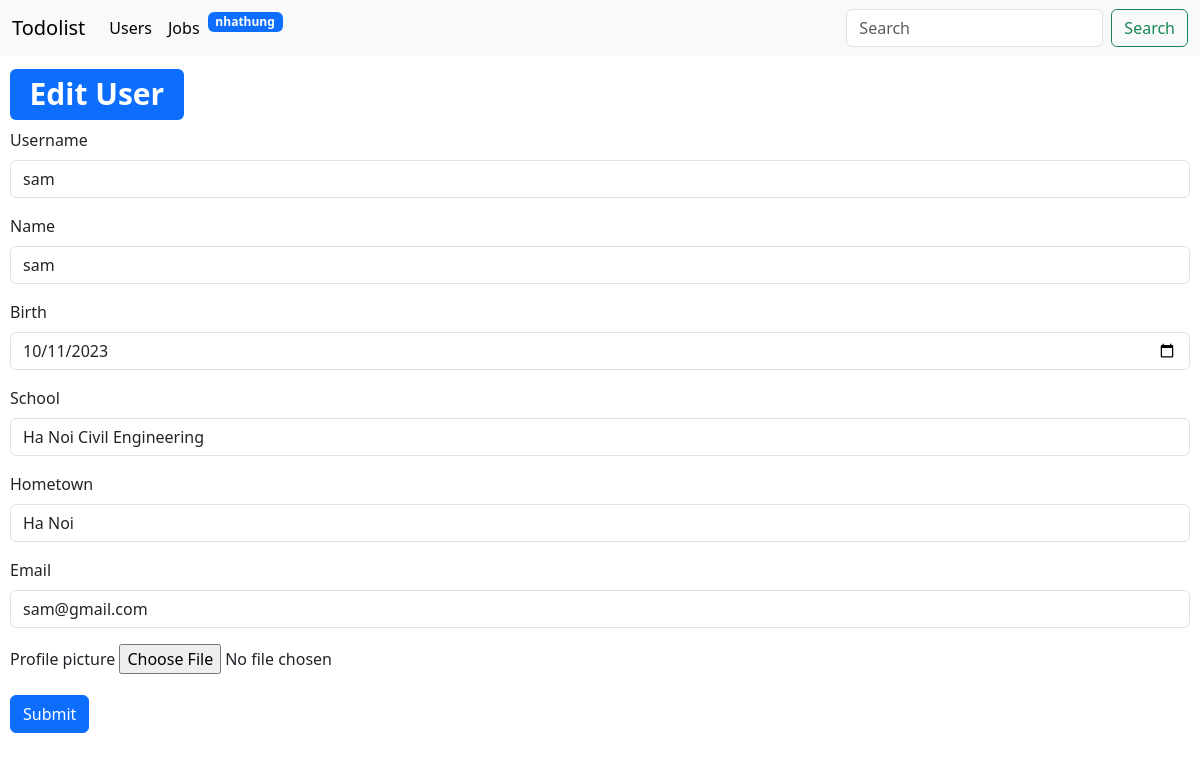
Page /users/edit/2 (signed in) on the committed database.
### home/models.py (models this page shows, shortened)
class User(AbstractUser):
    name = models.CharField(max_length=200, null=False, blank=False)
    birth = models.DateField(blank=True,null=True)
    school = models.CharField(blank=True,null=True, max_length=150)
    hometown = models.CharField(blank=True,null=True, max_length=150)
    email = models.EmailField(null=False, blank=False, unique=True)
    profile_picture = models.ImageField(null=True, blank=True, default='avatar.svg')

### home/views.py (the view, shortened to what this page needs)
# urls.py: path('users/edit/<str:pk>', views.updateUser, name='updateUser'),
def updateUser(request,pk):
    pageView = 'edit'
    user = User.objects.get(id=pk)
    form = UpdateUserForm(instance=user)
    context = {'form':form, 'pageView':pageView}
    return render(request, 'home/user.html', context)

### home/forms.py
class UpdateUserForm(ModelForm):
    birth = forms.DateField(widget=forms.DateInput(attrs= {'type':'date', 'class':'form-control form-inline','placeholder':'Select date of birth'}))
    class Meta:
        model = User
        fields = ['username', 'name', 'birth', 'school', 'hometown','email', 'profile_picture']
        widgets = {
            'username':forms.TextInput(attrs={'class':'form-control', 'placeholder':'Username'}),
            'name':forms.TextInput(attrs={'class':'form-control', 'placeholder':'Name'}),
            'school':forms.TextInput(attrs={'class':'form-control', 'placeholder':'School'}),
            'hometown':forms.TextInput(attrs={'class':'form-control', 'placeholder':'hometown'}),
            'email':forms.TextInput(attrs={'type':'email','class':'form-control', 'placeholder':'Email address'}),
            'profile_picture':forms.FileInput()
        }

### home/templates/home/user.html (shortened to what this page needs)
{% extends "base.html" %}
{% block content %}
{% if pageView == 'add' %}
<div style="padding: 10px">
<h1><span class="badge text-bg-primary">Add User</span></h1>
<form method="POST" enctype="multipart/form-data">
    {% csrf_token %}
    {% for field in form %}
    <div class="mb-3">
      <label for="exampleInputEmail1" class="form-label">{{field.label}}</label>
      {{field}}
    </div>
    {% endfor %}
    <button type="submit" class="btn btn-primary">Submit</button>
  </form>
</div>
{% elif  pageView == 'edit' %}
<div style="padding: 10px">
    <h1><span class="badge text-bg-primary">Edit User</span></h1>
    <form method="POST" enctype="multipart/form-data">
        {% for field in form %}
        <div class="mb-3">
          <label for="exampleInputEmail1" class="form-label">{{field.label}}</label>
          {{field}}
        </div>
        {% endfor %}
        <button type="submit" class="btn btn-primary">Submit</button>
      </form>
</div>
{% endif %}
{% endblock content %}

### templates/nav.html (shortened to what this page needs)
<nav class="navbar navbar-expand-lg bg-body-tertiary">
    <div class="container-fluid">
        <a class="navbar-brand" href="{% url "home" %}">Todolist</a>
        <div class="collapse navbar-collapse" id="navbarSupportedContent">
            <ul class="navbar-nav me-auto mb-2 mb-lg-0">
                <li class="nav-item">
                    <a class="nav-link active" aria-current="page" href="{% url "userPage" %}">Users</a>
                </li>
                <li class="nav-item">
                    <a class="nav-link active" aria-current="page" href="{% url "jobPage" %}">Jobs</a>
                </li>
                <li class="nav-item">
                    <span class="badge text-bg-primary">{{request.user.username}}</span>
                </li>
            </ul>
            <form class="d-flex" role="search">
                <input class="form-control me-2" type="search" placeholder="Search" aria-label="Search">
                <button class="btn btn-outline-success" type="submit">Search</button>
            </form>
        </div>
    </div>
</nav>

### rows in the picture
User: user.username "nhathung"
User: form "sam" "sam" "10/11/2023" "Ha Noi Civil Engineering" "Ha Noi" "sam@gmail.com"

### other values in the picture
{{ field.label }} "Username" "Name" "Birth" "School" "Hometown" "Email" "Profile picture"
